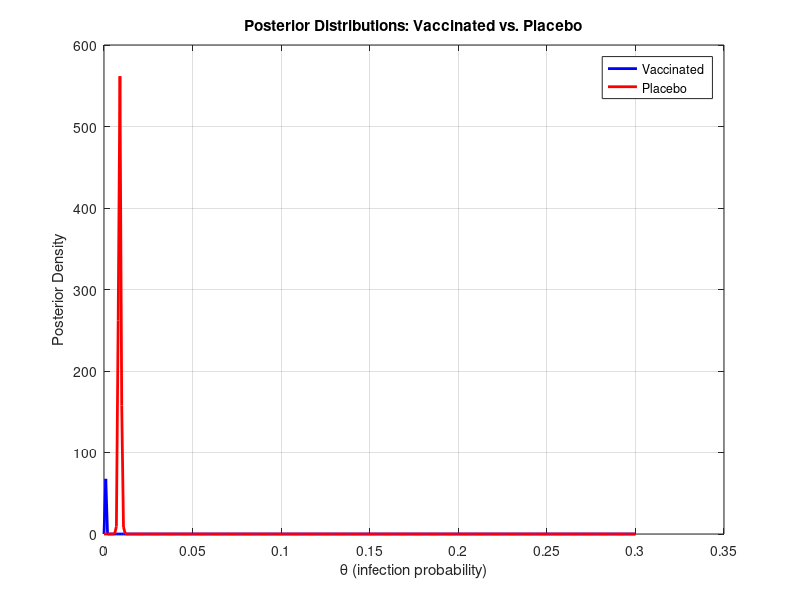

Write the MATLAB code that produced this figure. (Note: this script raises an error after producing the figure.)
%(1) Consider the following data from the Pfizer COVID-19 vaccine trial:
% •Vaccinated group: 8 out of 18,198 participants were infected
% •Placebo group: 162 out of 18,325 participants were infected
% You may treat these outcomes as binomial. The vaccine efficacy (VE) is
% defined as: VE = 1−θv/θp

y_v = 8;
n_v = 18198;

y_p = 162;
n_p = 18325;

%(2) Consider an uninformative prior: Beta(1,1) for the binomial success proba-
%bility θ:
%•Compute the posterior distributions of θv and θp analytically and plot
% them
a_prior = 1;
b_prior = 1;

% posterior distribution is computed as a Beta with parameters:
% • y + alpha and 
% • n -y + b

x_v = [0:0.001:0.3];
a_v = y_v + a_prior;
b_v = n_v - y_v + b_prior;


posterior_v = betapdf(x_v, a_v, b_v);

% Almost 40% of mass lies below the MLE 
betacdf(y_v/n_v, a_v, b_v)

x_p = [0:0.001:0.3];
a_p = y_p + a_prior;
b_p = n_p - y_p + b_prior;


posterior_p = betapdf(x_p, a_p, b_p);

% Almost 48% of mass lies below the MLE 
betacdf(y_p/n_p, a_p, b_p)

figure;
plot(x_v, posterior_v, 'b-', 'LineWidth', 2);
hold on;
plot(x_p, posterior_p, 'r-', 'LineWidth', 2);
xlabel('\theta (infection probability)');
ylabel('Posterior Density');
title('Posterior Distributions: Vaccinated vs. Placebo');
legend('Vaccinated', 'Placebo');
grid on;

% •Compute the posterior means, variances, and 95% credible intervals for
% these two posterior distributions

% The means are very close to the MLE estimators y/n = 8/18198 and 162/18325, respectively. This
% result is expected since the posterior estimate is the weighted average
% of the MLE and the prior one, and the prior estimate has always less
% importance as sample size n increases, like in this case.
[M_v,V_v] = betastat(a_v, b_v)

[M_p,V_p] = betastat(a_p, b_p)

CI_v = [x_v(sum(betacdf(x_v, a_v, b_v)<.025)), x_v(sum(betacdf(x_v, a_v, b_v)>.975))]

CI_p = [x_p(sum(betacdf(x_p, a_p, b_p)<.025)), x_p(sum(betacdf(x_p, a_p, b_p)>.975))]


% •Simulate from the posterior distributions of θv and θp, compute the de-
% rived distribution of VE, and plot its histogram.

rng(22);
theta_v_samples = betarnd(a_v, b_v, [1000, 1]);
theta_p_samples = betarnd(a_p, b_p, [1000, 1]);

VE_samples = 1 - (theta_v_samples ./ theta_p_samples);

figure;
histogram(VE_samples);

VE_mean = mean(VE_samples)
VE_CI = quantile(VE_samples, [0.025 0.975])

% (3) Redo the analysis with an informative prior: Beta(0.5,99.5)
% The informative prior should change the results, howver the sample size
% is too large. posterior is more influenced by data (and so more weight to
% the MLE than the prior estimate).

a_prior_inf = 0.5;
b_prior_inf = 99.5;

x_v = [0:0.001:0.3];
a_v = y_v + a_prior_inf;
b_v = n_v - y_v + b_prior_inf;


posterior_v = betapdf(x_v, a_v, b_v);

% Almost 48% of mass lies below the MLE 
betacdf(y_v/n_v, a_v, b_v)

x_p = [0:0.001:0.3];
a_p = y_p + a_prior_inf;
b_p = n_p - y_p + b_prior_inf;

posterior_p = betapdf(x_p, a_p, b_p);

% Almost 52% of mass lies below the MLE 
betacdf(y_p/n_p, a_p, b_p)

figure;
plot(x_v, posterior_v, 'b-', 'LineWidth', 2);
hold on;
plot(x_p, posterior_p, 'r-', 'LineWidth', 2);
xlabel('\theta (infection probability)');
ylabel('Posterior Density');
title('Posterior Distributions: Vaccinated vs. Placebo');
legend('Vaccinated', 'Placebo');
grid on;

% •Compute the posterior means, variances, and 95% credible intervals for
% these two posterior distributions

 % Posterior means and variances 
[M_v_inf,V_v_inf] = betastat(a_v, b_v)
[M_p_inf,V_p_inf] = betastat(a_p, b_p)

CI_v = [x_v(sum(betacdf(x_v, a_v, b_v)<.025)), x_v(sum(betacdf(x_v, a_v, b_v)>.975))]

CI_p = [x_p(sum(betacdf(x_p, a_p, b_p)<.025)), x_p(sum(betacdf(x_p, a_p, b_p)>.975))]

rng(22);
theta_v_samples = betarnd(a_v, b_v, [1000, 1]);
theta_p_samples = betarnd(a_p, b_p, [1000, 1]);

VE_samples = 1 - (theta_v_samples ./ theta_p_samples);

figure;
histogram(VE_samples);

% By using iformative prior, the mean of the estimated vaccine efficacy
% decreased a little, however the intepretation is quite the same
VE_mean_inf = mean(VE_samples)
VE_CI_inf = quantile(VE_samples, [0.025 0.975])

% (4) Interpret the results:
% •What is the estimated vaccine efficacy, and what is its 95% credible
% interval?

% Vaccine efficacy is on average around the 94% for both the analysis,
% with a confidence interval that goes from almost 90% to almost 97%.

% This means that the vaccine has a very high efficacy and very little
% person who vaccinates will be infected.

% •How does the choice of prior affect the inference?
% Actually the posterior mean in our case should be the weighted average
% among the MLE and the prior mean, computed respectively as y/n and
% a/(a+b). However the weights of the average depends upon the sample size
% n, given lambda = n/(n+a +b). So even though prior change, in this case
% it is almost ininfluent since sample size n is very large compared to a
% and b values. 
% The team indeed expect that results may change in the next answer, where the sample size is strongly 
% decreased. 

% (5) Repeat the analysis assuming a smaller sample (10% of the original size)
% (6) Be sure to comment your code and your results

a_prior_inf = 0.5;
b_prior_inf = 99.5;
y_v_smallerSample = 0.1*  y_v;
y_p_smallerSample = 0.1*  y_p;
n_v_smallerSample = 0.1*  n_v;
n_p_smallerSample = 0.1 * n_p;

x_v = [0:0.001:0.3];
a_v = y_v_smallerSample + a_prior_inf;
b_v = n_v_smallerSample - y_v_smallerSample + b_prior_inf;


posterior_v = betapdf(x_v, a_v, b_v);
% Almost 53% of mass lies below MLE
betacdf(y_v_smallerSample/n_v_smallerSample, a_v, b_v)

x_p = [0:0.001:0.3];
a_p = y_p_smallerSample + a_prior_inf;
b_p = n_p_smallerSample - y_p_smallerSample + b_prior_inf;

posterior_p = betapdf(x_p, a_p, b_p);


% Almost 75% of mass lies below MLE, we can start to see that results are changing
betacdf(y_p_smallerSample/n_p_smallerSample, a_p, b_p)

figure;
plot(x_v, posterior_v, 'b-', 'LineWidth', 2);
hold on;
plot(x_p, posterior_p, 'r-', 'LineWidth', 2);
xlabel('\theta (infection probability)');
ylabel('Posterior Density');
title('Posterior Distributions: Vaccinated vs. Placebo');
legend('Vaccinated', 'Placebo');
grid on;

% •Compute the posterior means, variances, and 95% credible intervals for
% these two posterior distributions

 % Posterior means and variances are close to the previous results,
 % this is due to the fact that on one hand we decreasded the sample size
 % and so the weights are different but they are already very unbalanced).

[M_v_smallerSample,V_v_smallerSample] = betastat(a_v, b_v)
[M_p_smallerSample,V_p_smallerSample] = betastat(a_p, b_p)

% Let's check the weights using the two samples 
weight_data = n_v/(n_v + 0.5 + 99.5);
weight_prior = 1-weight_data;

weight_data_smallerSample = n_v_smallerSample/(n_v_smallerSample + 0.5 + 99.5);
weight_prior_smallerSample = 1-weight_data_smallerSample;

% As it is possible to notice, even though the sample size decreases the
% weights are still unbalanced: before the weights were almost 99.5% and
% 0.5%, now with smaller sample size the weights are 95% and 5%. Therefore
% the results are closer because the weights are stil unbalanced. Hoewever,
% it is identified that weights tends to be more balanced for decreasing
% values of the sample size.

% Let's check the mean computation 
Posterior_mean_v = weight_data * y_v_smallerSample/n_v_smallerSample + weight_prior * 0.5/100
Posterior_mean_p = weight_data * y_p_smallerSample/n_p_smallerSample + weight_prior * 0.5/100
% the results are equal to "M_v_smallerSample" and "M_p_smallerSample" as expected, check satisfied.

CI_v = [x_v(sum(betacdf(x_v, a_v, b_v)<.025)), x_v(sum(betacdf(x_v, a_v, b_v)>.975))]

CI_p = [x_p(sum(betacdf(x_p, a_p, b_p)<.025)), x_p(sum(betacdf(x_p, a_p, b_p)>.975))]

rng(22);
theta_v_samples = betarnd(a_v, b_v, [0.1*1000, 1]);
theta_p_samples = betarnd(a_p, b_p, [0.1*1000, 1]);

VE_samples = 1 - (theta_v_samples ./ theta_p_samples);

figure;
histogram(VE_samples);

% By using iformative prior and smaller sample size, the mean of the estmated vaccine effcacy
% decreased a little, however the intepretaion is quite the same
VE_mean_smallerSample = mean(VE_samples)
VE_CI_smallerSample = quantile(VE_samples, [0.025 0.975])


% The results are close to the previous, this is mainly
% due to the fact that posterior distribution is influenced by both the
% data and the prior parameters, but the weights are again unbalanced.

% Looking at the plots, it is possible to highlight that, as already
% argued in the analysis, the VE distribution does not change too much
% among analysis, therefore we are in presence of a Vaccine with almost 
% on average 95% of efficacy. 
% Instead, regarding the analysis of the beta distributions coming from
% the bayesian procedure, it is possible to analyze that mean of the posterior are very close to
% their respective MLE, however the Vaccinated group for the entire sample size presents
% higher density than the one analyzed in the smallest sample size. 
